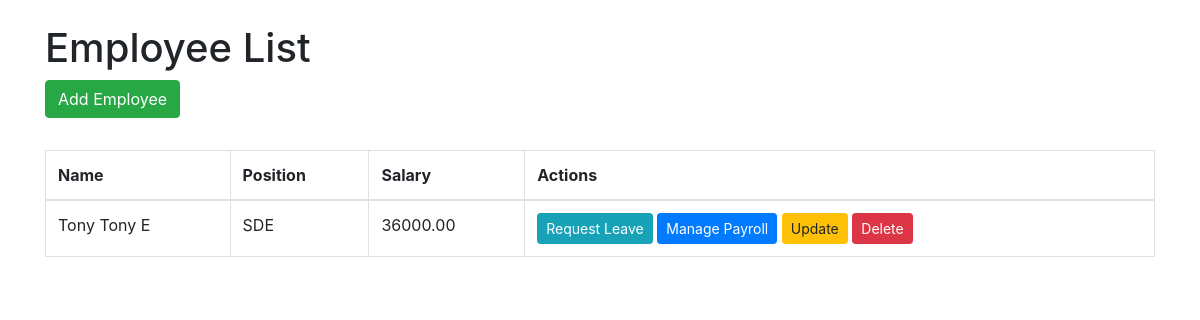
The app's page /, older data.
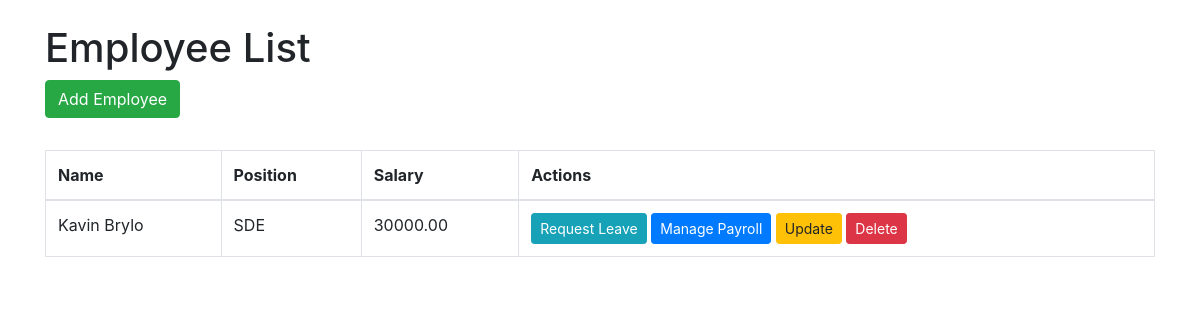
The same page, newer data.
### core/models.py (models this page shows, shortened)
class Employee(models.Model):
    first_name = models.CharField(max_length=100)
    last_name = models.CharField(max_length=100)
    email = models.EmailField(unique=True)
    phone_number = models.CharField(max_length=15)
    hire_date = models.DateField()
    department = models.CharField(max_length=100, default='HR')  # Default to HR
    job_title = models.CharField(max_length=100)
    salary = models.DecimalField(max_digits=10, decimal_places=2, default=0)  # Monthly salary

### core/views.py (the view)
# urls.py: path('', views.index, name='index'),
def index(request):
    employees = Employee.objects.all()
    return render(request, 'index.html', {'employees': employees})

### core/templates/index.html (shortened to what this page needs)
<!DOCTYPE html>
<html lang="en">
<head>
    <link rel="stylesheet" href="https://stackpath.bootstrapcdn.com/bootstrap/4.5.2/css/bootstrap.min.css">
</head>
<body>
    <div class="container">
        <h1 class="mt-4">Employee List</h1>
        <a href="{% url 'add_employee' %}" class="btn btn-success mb-3">Add Employee</a>
        <table class="table table-bordered mt-3">
            <thead>
                <tr>
                    <th>Name</th>
                    <th>Position</th>
                    <th>Salary</th>
                    <th>Actions</th>
                </tr>
            </thead>
            <tbody>
                {% for employee in employees %}
                <tr>
                    <td>{{ employee.first_name }} {{ employee.last_name }}</td>
                    <td>{{ employee.job_title }}</td>
                    <td>{{ employee.salary }}</td>
                    <td>
                        <a href="{% url 'leave_request' employee.id %}" class="btn btn-info btn-sm">Request Leave</a>
                        <a href="{% url 'payroll' employee.id %}" class="btn btn-primary btn-sm">Manage Payroll</a>
                        <a href="{% url 'update_employee' employee.id %}" class="btn btn-warning btn-sm">Update</a>
                        <a href="{% url 'delete_employee' employee.id %}" class="btn btn-danger btn-sm" onclick="return confirm('Are you sure you want to delete this employee?');">Delete</a>
                    </td>
                </tr>
                {% endfor %}
            </tbody>
        </table>
    </div>
</body>
</html>

Row changes from the older to the newer data that the page shows:
removed Employee: first_name "Tony", last_name "Tony E", job_title "SDE", salary "36000.00"
added Employee: first_name "Kavin", last_name "Brylo", job_title "SDE", salary "30000.00"
